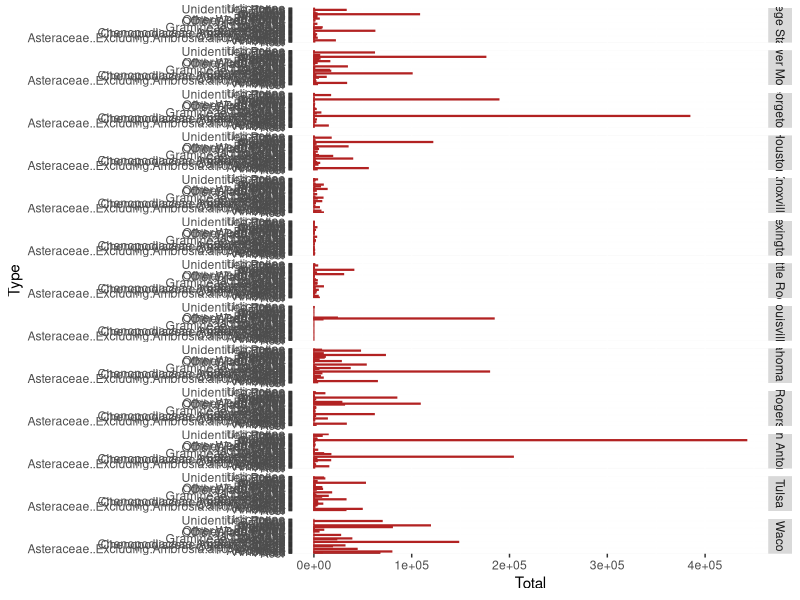
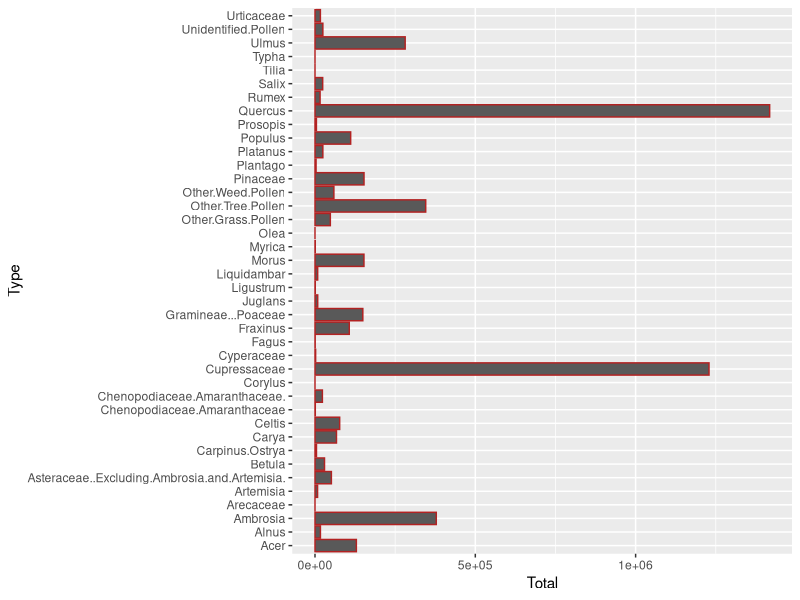
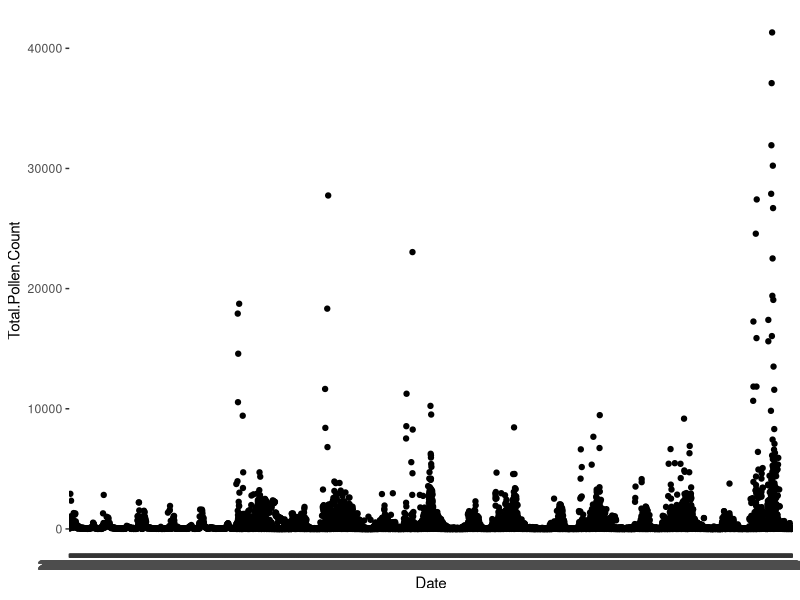

Source code (R) for these figures, in order: (Note: this script raises an error after producing the figures.)
## ---- chunk 1
knitr::opts_chunk$set(echo = TRUE)
library(ggplot2)
library(scales)
library(grid)
library(RColorBrewer)
library(dplyr)
library(knitr)

## ---- chunk 2
setwd("~/Pollen")
pollen = read.delim("AApollen.csv", header = TRUE, sep = ",", stringsAsFactors = FALSE)
pollen = pollen[,-c(1)]
city_names = c("College Station", "Flower Mound", "Georgetown", "Houston", "Knoxville", "Lexington", "Little Rock", 
               "Louisville", "Oklahoma City", "Rogers", "San Antonio", "Tulsa", "Waco")
pollen[is.na(pollen)] = 0
pollen_types = names(pollen[,-c(1:3)])



type_totals = data.frame(matrix(NA, nrow = length(pollen[1,])-3,
                                ncol = length(city_names)+1))
names(type_totals) = c("Type",city_names)
type_totals[,1] = pollen_types
for(j in 1:length(city_names)) {
  town = city_names[j]
  pollen %>%
    filter(City==town) -> temp
  
  temp_type_totals = c()
  for(i in 4:length(temp[1, ])) {
    temp_type_totals[i-3] = sum(temp[,i])
  }
  
  type_totals[,j+1] = temp_type_totals
}

type_totals = type_totals[order(type_totals$Type),]
rownames(type_totals) = c(1:length(type_totals[ ,1]))
kable(type_totals)

type_totals2 = cbind(type_totals[ ,c(1,2)],names(type_totals)[2])
names(type_totals2) = c("Type","Total","City")
for(i in 3:length(names(type_totals))){
  temp = cbind(type_totals[ ,c(1,i)],names(type_totals)[i])
  names(temp) = names(type_totals2)
  type_totals2 = rbind(type_totals2,temp)
}
Cities=ggplot(type_totals2, aes(x = Type, y = Total)) +
       geom_bar(color="firebrick",stat = "identity") +
       coord_flip() + 
       facet_grid(City ~ .)
## ---- chunk 3
Cities
## ---- chunk 4
type_totals3 = type_totals[ ,c(1,2)]
names(type_totals3)[2] = "Total"

for (i in 1:length(type_totals[ ,1])){
  type_totals3[i,2] = sum(type_totals[i,2:length(type_totals[1, ])])
}

kable(type_totals3)

Overall=ggplot(type_totals3, aes(x = Type, y = Total)) +
        geom_bar(color="firebrick",stat = "identity") +
        coord_flip()
## ---- chunk 5
Overall
## ---- chunk 6
pollen = subset(pollen, select=-c(Arecaceae, Corylus, Olea, Tilia, Typha))

OverTime = ggplot(pollen, aes(x = Date, y = Total.Pollen.Count)) +
  geom_point()
## ---- chunk 7
OverTime
## ---- chunk 8
pollen2 = pollen[pollen$City!="Louisville", ]
part1 = type_totals$Type[1:13]
part2 = type_totals$Type[14:26]
part3 = type_totals$Type[27:39]
all_dates = levels(factor(pollen2$Date))
all_dates = as.Date(all_dates)
pollen2$Date = as.Date(pollen2$Date)

zeros = rep(0, length(pollen2[1,])-2)
add_on = rep(0, length(pollen2[1,]))
by(pollen2, City, function(y) {
  apply(all_dates, 1, function(x) { 
    if (x[2] %in% all_dates) {                         #incorrect, check if all_dates date is in y
      add_on = rbind(add_on,c(x[1:2],zeros))
   }
  })
})
add_on = add_on[2:length(add_on[,1]), ]
names(add_on) = names(pollen2)
pollen2 = rbind(pollen2,add_on)

